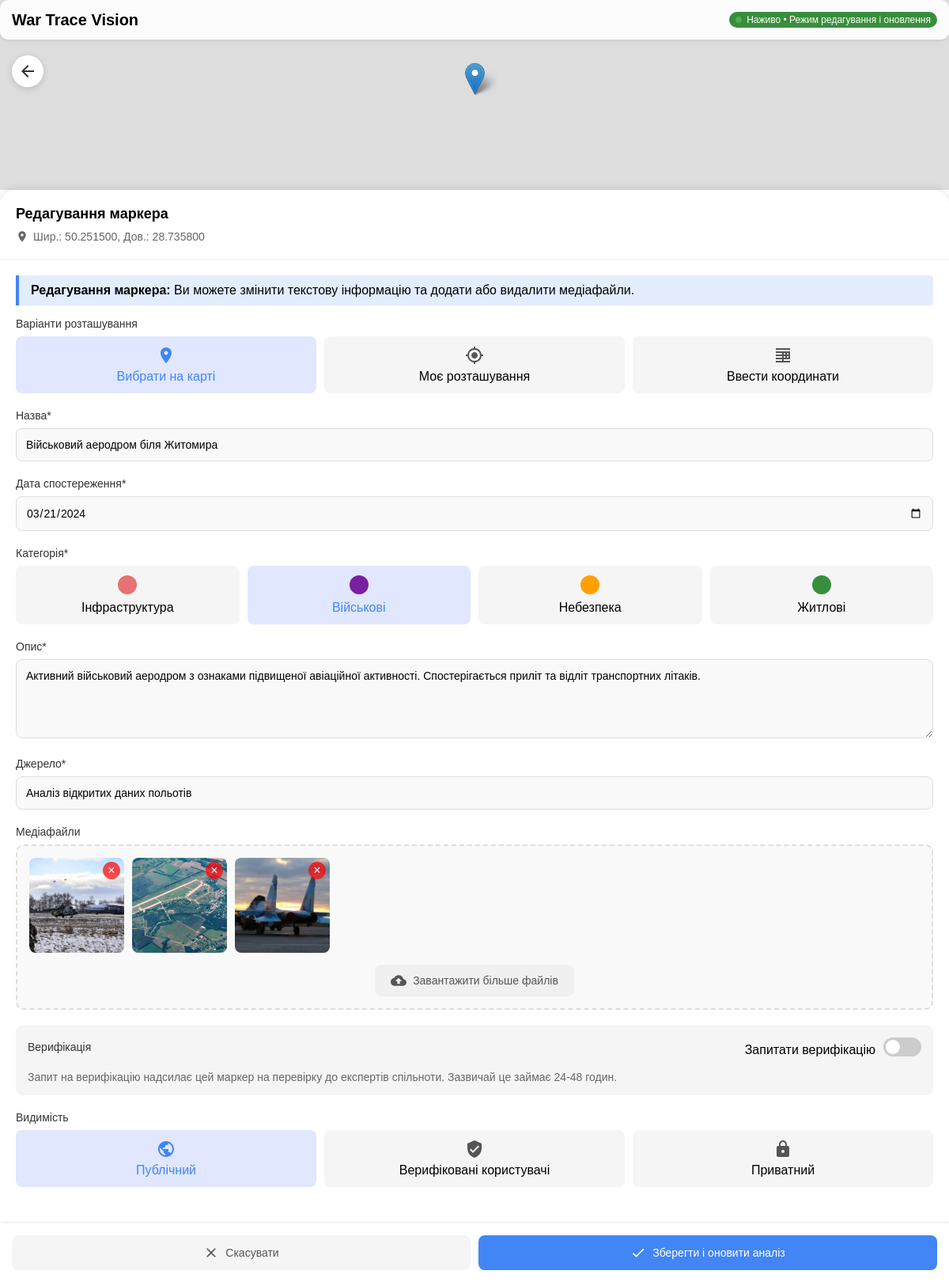
The page /content/marker/26/edit/ (signed in) on the database its author committed.
### content/models.py (models this page shows, shortened)
class Marker(models.Model):
    CATEGORY_CHOICES = [
        ('military', 'Military'),
        ('infrastructure', 'Infrastructure'),
        ('residential', 'Residential'),
        ('hazard', 'Hazard'),
        ('other', 'Other'),
    ]
    VERIFICATION_CHOICES = [
        ('verified', 'Verified'),
        ('unverified', 'Unverified'),
        ('ai-detected', 'AI Detected'),
        ('disputed', 'Disputed'),
        ('pending', 'Pending'),
    ]
    VISIBILITY_CHOICES = [
        ('public', 'Public'),
        ('private', 'Private'),
        ('verified_only', 'Verified Users Only'),
    ]
    user = models.ForeignKey(User, on_delete=models.CASCADE, related_name='markers')
    title = models.CharField(max_length=100)
    description = models.TextField()
    latitude = models.FloatField(null=True)
    longitude = models.FloatField(null=True)
    date = models.DateField(default=timezone.now)
    created_at = models.DateTimeField(auto_now_add=True)
    updated_at = models.DateTimeField(auto_now=True)
    category = models.CharField(max_length=20, choices=CATEGORY_CHOICES, default='other')
    verification = models.CharField(max_length=20, choices=VERIFICATION_CHOICES, default='unverified')
    confidence = models.IntegerField(default=100)  # Stored as percentage 0-100
    source = models.CharField(max_length=255, blank=True)
    visibility = models.CharField(max_length=20, choices=VISIBILITY_CHOICES, default='public')
    object_detection = models.BooleanField(default=False)
    camouflage_detection = models.BooleanField(default=False)
    damage_assessment = models.BooleanField(default=False)
    thermal_analysis = models.BooleanField(default=False)
    request_verification = models.BooleanField(default=False)
    upvotes = models.ManyToManyField(User, related_name='marker_upvotes', blank=True)

class MarkerFile(models.Model):
    marker = models.ForeignKey(Marker, on_delete=models.CASCADE, related_name='files')
    file = models.FileField(upload_to='user_uploads/')
    uploaded_at = models.DateTimeField(auto_now_add=True)

### content/views.py (the view)
# urls.py: path('marker/<int:marker_id>/edit/', views.edit_marker_view, name='edit_marker'),
@login_required
def edit_marker_view(request, marker_id):
    print(f"[edit_marker_view] Entering function with marker_id: {marker_id}")
    logger.info(f"User {request.user.username} is attempting to edit marker {marker_id}")
    marker = get_object_or_404(Marker, id=marker_id)
    print(f"[edit_marker_view] Retrieved marker: {marker.title} (ID: {marker.id})")
    if marker.user != request.user and not request.user.is_staff:
        print(f"[edit_marker_view] Permission denied for user {request.user.username} to edit marker {marker_id}")
        logger.warning(f"Permission denied: User {request.user.username} attempted to edit marker {marker_id} owned by {marker.user.username}")
        return render(request, '403.html', status=403)
    print(f"[edit_marker_view] Rendering edit page for marker {marker_id}")
    return render(request, 'marker-edit.html', {'marker': marker})

### content/templates/marker-edit.html (shortened to what this page needs)
{% load static %}
<!DOCTYPE html>
<html lang="uk">
<head>
  <link rel="stylesheet" href="https://cdnjs.cloudflare.com/ajax/libs/leaflet/1.9.4/leaflet.min.css">
  <link rel="stylesheet" href="{% static 'css/map.css' %}">
  <link rel="stylesheet" href="{% static 'css/marker-create.css' %}">
</head>
<body>
  <div id="edit-map"></div>
  <div class="app-header">
    <h1>War Trace Vision</h1>
    <div class="status">Наживо • Режим редагування</div>
  </div>
  <div class="back-button" id="back-to-marker">
    <svg viewBox="0 0 24 24">
      <path d="M20 11H7.83l5.59-5.59L12 4l-8 8 8 8 1.41-1.41L7.83 13H20v-2z"/>
    </svg>
  </div>
  <div class="create-panel edit-panel">
    <div class="create-header edit-header">
      <h2>Редагування маркера</h2>
      <div class="marker-coordinates" id="selected-coordinates">
        <svg viewBox="0 0 24 24">
          <path d="M12 2C8.13 2 5 5.13 5 9c0 5.25 7 13 7 13s7-7.75 7-13c0-3.87-3.13-7-7-7zm0 9.5c-1.38 0-2.5-1.12-2.5-2.5s1.12-2.5 2.5-2.5 2.5 1.12 2.5 2.5-1.12 2.5-2.5 2.5z"/>
        </svg>
        <span>Шир.: {{ marker.latitude|floatformat:6 }}, Дов.: {{ marker.longitude|floatformat:6 }}</span>
      </div>
    </div>
    <div class="create-content edit-content">
      <div class="edit-hint" id="editHint">
        <strong>Редагування маркера:</strong> Ви можете змінити текстову інформацію та додати або видалити медіафайли.
      </div>
      <form id="edit-marker-form" enctype="multipart/form-data">
        <div class="form-section">
          <label>Варіанти розташування</label>
          <div class="location-options">
            <div class="location-option active" id="use-map-click">
              <svg viewBox="0 0 24 24">
                <path d="M12 2C8.13 2 5 5.13 5 9c0 5.25 7 13 7 13s7-7.75 7-13c0-3.87-3.13-7-7-7zm0 9.5c-1.38 0-2.5-1.12-2.5-2.5s1.12-2.5 2.5-2.5 2.5 1.12 2.5 2.5-1.12 2.5-2.5 2.5z"/>
              </svg>
              <span>Вибрати на карті</span>
            </div>
            <div class="location-option" id="use-current-location">
              <span>Моє розташування</span>
            </div>
            <div class="location-option" id="use-coordinates">
              <svg viewBox="0 0 24 24">
                <path d="M15 13h2v2h-2zm0-4h2v2h-2zm4 4h2v2h-2zm0-4h2v2h-2zm-8 8h2v2h-2zm0-4h2v2h-2zm0-4h2v2h-2zM3 21h18v-2H3v2zm0-4h18v-2H3v2zm0-4h18v-2H3v2zm0-4h18V7H3v2zm0-6v2h18V3H3z"/>
              </svg>
              <span>Ввести координати</span>
            </div>
          </div>
        </div>
        <div class="form-section">
          <label for="marker-title">Назва*</label>
          <input type="text" id="marker-title" name="title" placeholder="Введіть описову назву" value="{{ marker.title }}" required>
        </div>
        <div class="form-section">
          <label for="marker-date">Дата спостереження*</label>
          <input type="date" id="marker-date" name="date" value="{{ marker.date|date:'Y-m-d' }}" required>
        </div>
        <div class="form-section">
          <label for="marker-category">Категорія*</label>
          <div class="category-selector">
            <div class="category-option {% if marker.category == 'infrastructure' %}active{% endif %}" data-category="infrastructure">
              <div class="category-icon infrastructure"></div>
              <span>Інфраструктура</span>
            </div>
            <div class="category-option {% if marker.category == 'military' %}active{% endif %}" data-category="military">
              <div class="category-icon military"></div>
              <span>Військові</span>
            </div>
            <div class="category-option {% if marker.category == 'hazard' %}active{% endif %}" data-category="hazard">
              <div class="category-icon hazard"></div>
              <span>Небезпека</span>
            </div>
            <div class="category-option {% if marker.category == 'residential' %}active{% endif %}" data-category="residential">
              <div class="category-icon residential"></div>
              <span>Житлові</span>
            </div>
          </div>
        </div>
        <div class="form-section">
          <label for="marker-description">Опис*</label>
          <textarea id="marker-description" name="description" placeholder="Надайте детальну інформацію про те, що ви спостерігали" required>{{ marker.description }}</textarea>
        </div>
        <div class="form-section">
          <label for="marker-source">Джерело*</label>
          <input type="text" id="marker-source" name="source" placeholder="Опишіть, як ви отримали цю інформацію" value="{{ marker.source }}" required>
        </div>
        <div class="form-section media-upload-section">
          <label>Медіафайли</label>
          <div class="media-upload-container">
            <div class="media-preview-area" id="media-preview">
              {% for file in marker.files.all %}
              <div class="media-preview-item existing-media" data-id="{{ file.id }}">
                {% if file.file.url|slice:"-4:" == ".jpg" or file.file.url|slice:"-5:" == ".jpeg" or file.file.url|slice:"-4:" == ".png" or file.file.url|slice:"-4:" == ".gif" %}
                <img src="{{ file.file.url }}" alt="Медіафайл">
                {% else %}
                <video src="{{ file.file.url }}" controls></video>
                {% endif %}
                <div class="media-delete-btn" data-id="{{ file.id }}">×</div>
              </div>
              {% endfor %}
            </div>
            <div class="upload-actions">
              <button type="button" class="upload-btn" id="trigger-upload">
                <svg viewBox="0 0 24 24">
                  <path d="M19.35 10.04C18.67 6.59 15.64 4 12 4 9.11 4 6.6 5.64 5.35 8.04 2.34 8.36 0 10.91 0 14c0 3.31 2.69 6 6 6h13c2.76 0 5-2.24 5-5 0-2.64-2.05-4.78-4.65-4.96zM14 13v4h-4v-4H7l5-5 5 5h-3z"/>
                </svg>
                Завантажити більше файлів
              </button>
            </div>
          </div>
        </div>
        <div class="form-section verification-section">
          <div class="verification-header">
            <label>Верифікація</label>
            <div class="verification-toggle">
              <span>Запитати верифікацію</span>
              <label class="toggle-switch">
                <span class="toggle-slider"></span>
              </label>
            </div>
          </div>
          <div class="verification-info">
            <p>Запит на верифікацію надсилає цей маркер на перевірку до експертів спільноти. Зазвичай це займає 24-48 годин.</p>
          </div>
        </div>
        <div class="form-section">
          <label>Видимість</label>
          <div class="visibility-options">
            <div class="visibility-option {% if marker.visibility == 'public' %}active{% endif %}" data-visibility="public">
              <span>Публічний</span>
            </div>
            <div class="visibility-option {% if marker.visibility == 'verified_only' %}active{% endif %}" data-visibility="verified_only">
              <svg viewBox="0 0 24 24">
                <path d="M12 1L3 5v6c0 5.55 3.84 10.74 9 12 5.16-1.26 9-6.45 9-12V5l-9-4zm-2 16l-4-4 1.41-1.41L10 14.17l6.59-6.59L18 9l-8 8z"/>
              </svg>
              <span>Верифіковані користувачі</span>
            </div>
            <div class="visibility-option {% if marker.visibility == 'private' %}active{% endif %}" data-visibility="private">
              <svg viewBox="0 0 24 24">
                <path d="M18 8h-1V6c0-2.76-2.24-5-5-5S7 3.24 7 6v2H6c-1.1 0-2 .9-2 2v10c0 1.1.9 2 2 2h12c1.1 0 2-.9 2-2V10c0-1.1-.9-2-2-2zm-6 9c-1.1 0-2-.9-2-2s.9-2 2-2 2 .9 2 2-.9 2-2 2zm3.1-9H8.9V6c0-1.71 1.39-3.1 3.1-3.1 1.71 0 3.1 1.39 3.1 3.1v2z"/>
              </svg>
              <span>Приватний</span>
            </div>
          </div>
        </div>
      </form>
    </div>
  </div>
  <div class="action-buttons">
    <button type="button" class="secondary-btn" id="cancel-edit">
      <svg viewBox="0 0 24 24">
        <path d="M19 6.41L17.59 5 12 10.59 6.41 5 5 6.41 10.59 12 5 17.59 6.41 19 12 13.41 17.59 19 19 17.59 13.41 12z"/>
      </svg>
      Скасувати
    </button>
    <button type="submit" class="primary-btn" id="save-marker" form="edit-marker-form">
    </button>
  </div>
</body>
</html>

### static/css/map.css (style rules this page uses)
* { margin: 0; padding: 0; box-sizing: border-box; font-family: Arial, sans-serif; }
body { width: 100vw; height: 100vh; overflow: hidden; }
.app-header { position: absolute; top: 15px; left: 85px; height: 50px; background-color: rgba(255, 255, 255, 0.8); border-radius: 10px; display: flex; align-items: center; padding: 0 15px; z-index: 2; box-shadow: 0 2px 10px rgba(0, 0, 0, 0.2); }
.app-header h1 { font-size: 16px; margin-right: 15px; }
.app-header .status { font-size: 12px; background-color: #388E3C; color: white; padding: 3px 8px; border-radius: 12px; }

### content/templates/marker-edit.html (style rules this page uses)
.edit-hint { background-color: rgba(66, 133, 244, 0.15); border-left: 4px solid #4285F4; padding: 10px 15px; margin-bottom: 15px; border-radius: 0 4px 4px 0; }

### rows shown on the page
Marker: latitude "50.251500", longitude "28.735800", title "Військовий аеродром біля Житомира", date "03/21/2024", description "Активний військовий аеродром з ознаками підвищеної авіаційної активності. Спостерігається приліт та відліт транспортних літаків.", source "Аналіз відкритих даних польотів"
MarkerFile: file (picture)
MarkerFile: file (picture)
MarkerFile: file (picture)
